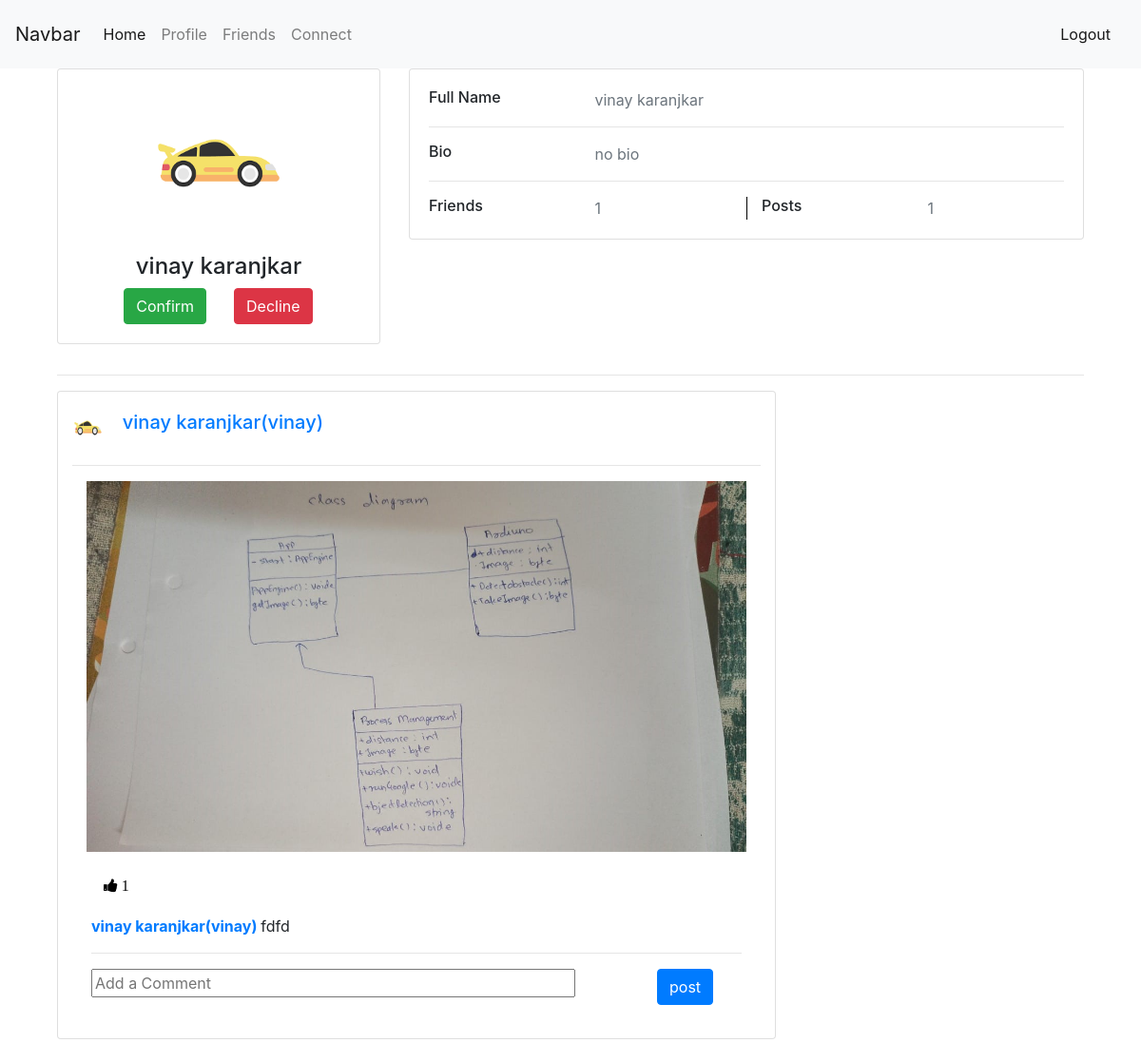
Screenshot of /profile/vinay/ (signed in) with the database file from the repository.
### profiles/models.py (models this page shows, shortened)
class Profile(models.Model):
	first_name  = models.CharField (max_length=200)
	last_name = models.CharField (max_length=200,blank=True)
	user = models.OneToOneField(User, on_delete=models.CASCADE)
	bio = models.TextField(max_length=300,blank=True)
	email = models.EmailField(max_length=200)
	country = models.CharField(max_length=50)
	avatar = models.ImageField(default='avatar.jfif',upload_to='avatars/')
	slug = models.SlugField(unique=True, blank=True)
	friends = models.ManyToManyField(User, blank=True, related_name='friends')
	created_at = models.DateField(auto_now_add=True)
	updated_at = models.DateField(auto_now=True)
	def __str__(self):
		return f"{self.first_name} {self.last_name}({self.user.username})"
	def get_all_friends(self):
		return self.friends.all()
	def get_friends_count(self):
		return self.friends.all().count()

### posts/models.py (models this page shows, shortened)
class Post(models.Model):
	captions = models.TextField(blank=True)
	image = models.ImageField(upload_to='posts', validators=[FileExtensionValidator(['png', 'jpg', 'jpeg'])])
	liked = models.ManyToManyField(Profile, blank=True, related_name='likes')
	updated_at = models.DateTimeField(auto_now=True)
	created_at = models.DateTimeField(auto_now_add=True)
	author = models.ForeignKey(Profile, on_delete=models.CASCADE, related_name='posts')
	def get_all_comment(self):
		return self.comment.all()
	def get_all_comment_count(self):
		return self.comment.all().count()
	def get_all_likes(self):
		return self.liked.all()
	def get_all_likes_count(self):
		return self.liked.all().count()
	class Meta:
		ordering = ('-created_at',)

### profiles/views.py (the view, shortened to what this page needs)
# urls.py: path('<slug>/',ProfileView.as_view(), name='profile_view'),
class ProfileView(LoginRequiredMixin,View):
	def get(self,request,slug):
		user = Profile.objects.get(user = request.user)
		profile = Profile.objects.get(slug=slug)
		c_form = CommentForm()
		form = None
		if user == profile:
			form = ProfileModelForm(request.POST or None, request.FILES or None, instance=profile)
			status = False
		else:
			try:
				s = get_object_or_404(Relationship,sender=user,receiver=profile)
				status = s.status
			except :
				try:
					s = get_object_or_404(Relationship,sender=profile,receiver=user)
					status = s.status
					if status=='pending':
						status = 'wating'
				except:
					status='add_friend'
		friends = profile.get_all_friends()
		friends_count = friends.count()
		try:
			posts = Post.objects.filter(author = profile)
			post_count = posts.count()
		except:
			posts = False
			post_count = 0
		ctx = {
		'c_form' : c_form,
		'profile': user,
		'u_form' : form,
		'f_profile' : profile,
		'status': status,
		'posts': posts,
		'post_count':post_count,
		}
		return render(request ,'profile/Profile.html', ctx)

### posts/forms.py
class CommentForm(forms.ModelForm):
	text  = forms.CharField(label='',widget=forms.TextInput(attrs={'placeholder': 'Add a Comment','autocomplete' : 'off'}))
	class Meta:
		model = Comment
		fields = ('text',)

### templates/profile/Profile.html (shortened to what this page needs)
{% extends "base.html" %}
{% load crispy_forms_tags %}
{% block body %}
<div class="container">
    <div class="main-body">
          <div class="row gutters-sm">
            <div class="col-md-4 mb-3">
              <div class="card">
                <div class="card-body">
                  <div class="d-flex flex-column align-items-center text-center">
                    <img src="{{ f_profile.avatar.url }}" alt="avatar" class="rounded-circle image-display" width="150">
                    <div class="mt-3">
                      <h4>{{f_profile.first_name}} {{f_profile.last_name}}</h4>
                      {% if not status %}
                        <button type="button" class="btn btn-primary" data-toggle="modal" data-target="#exampleModal">
                         Edit
                        </button>
                      {% elif  status == "wating"%}
                        <div class="row">
                          <div class="col-sm-6">
                            <form action="{% url 'profiles:confirm_friend' %}" method="POST">
                              <button type="submit" class="btn btn-success">Confirm</button>
                            </form>
                          </div>
                          <div class="col-sm-6">
                            <form action="{% url 'profiles:remove_friend' %}" method="POST">
                              <button type="submit" class="btn btn-danger">Decline</button>
                            </form>
                          </div>
                        </div>
                      {% endif %}
                    </div>
                  </div>
                </div>
              </div>
            </div>
            <div class="col-md-8">
              <div class="card mb-3">
                <div class="card-body">
                  <div class="row">
                    <div class="col-sm-3">
                      <h6 class="mb-0">Full Name</h6>
                    </div>
                    <div class="col-sm-9 text-secondary">
                      {{f_profile.first_name}} {{f_profile.last_name}}
                    </div>
                  </div>
                  <hr>
                  <div class="row">
                    <div class="col-sm-3">
                      <h6 class="mb-0">Bio</h6>
                    </div>
                    <div class="col-sm-9 text-secondary">
                      {{f_profile.bio}}
                    </div>
                  </div>
                  <hr>
                  <div class="row">
                    <div class="col-sm-3">
                      <h6 class="mb-0">Friends</h6>
                    </div>
                    <div class="col-sm-3 text-secondary">
                      {{f_profile.get_friends_count}}
                    </div>
                    <div class="col-sm-3">
                      <h6 class="mb-0">Posts</h6>
                    </div>
                    <div class="col-sm-2 text-secondary">
                      {{post_count }}
                    </div>
                  </div>
                </div>
              </div>
			</div>
		</div>
    </div>
<hr>
<div class="align-self-center">
{% include "../post/post_list.html"  with posts=posts c_form=c_form %}
</div>
{% endblock body %}

### templates/post/post_list.html (shortened to what this page needs)
{% load crispy_forms_tags %}
	{% for p in posts %}
		<div class="card" style="width: 70%; padding: 15px;">
			<div class="row">
				<div  class="col-sm-3 col-lg-1" style="width: 7%">
					<img class="avatar_image rounded-circle" style="width: 100%; height: 100%; border-radius: 100%" src="{{ p.author.avatar.url }}" alt="avatar">
				</div>
				<div class="col-sm-9" style="width: 90%; padding: 5px;">
					<h5 class="card-title"><a href="{% url 'profiles:profile_view' slug=p.author.slug %}">
						{{ p.author }}</a></h5>
				</div>
				<div class="col-sm-1 align-self-end">
				</div>
			</div>
			<hr>
			<img class="card-img-top container" src="{{ p.image.url }}" alt="Card image cap">
			<div class="card-body">
			<div class="row">
			<div class="col-sm-5">
				<form action="{% url 'posts:likepost' %}" class="like_form" method="POST">
					{% if profile in p.get_all_likes %}
						<button  type="submit" name="btn" class="btn fa fa-thumbs-up btn-primary" id="like"> {{p.get_all_likes_count}}
					</button>
					{% else %}
					<button  type="submit" name="btn" class="btn fa fa-thumbs-up bg-transparent" id="unlike"> {{p.get_all_likes_count}}
					</button>
					{% endif %}
				</form>
			</div>
					<div class="col-sm-7">
					</div>
				</div>
				<p class="card-text"><a href="{% url 'profiles:profile_view' slug=p.author.slug %}"><strong>{{p.author}}
					</strong></a>{{p.captions}} </p>
				<hr>
				<form action="{% url 'posts:post_list' %}" class="cform" method="POST">
					<div class="row">
						<div class="col-sm-10">
						{{c_form|crispy}}
						</div>
						<div class="col-sm-2">
						<button class="btn btn-primary" type="submit">post</button>
						</div>
					</div>
				</form>
			</div>
		</div>
		<br>
	{% endfor %}

### templates/profile/Profile.html (style rules this page uses)
.image-display { height: 157px; width: 150px; }

### templates/post/post_list.html (style rules this page uses)
input { width: 90%; }

### rows the page displays
Profile: avatar (picture), first_name "vinay", last_name "karanjkar", bio "no bio", get_friends_count "1"
Post: author.avatar (picture), author "vinay karanjkar(vinay)", image (picture), get_all_likes_count "1", captions "fdfd"

### other values shown
{{ post_count }} "1"
